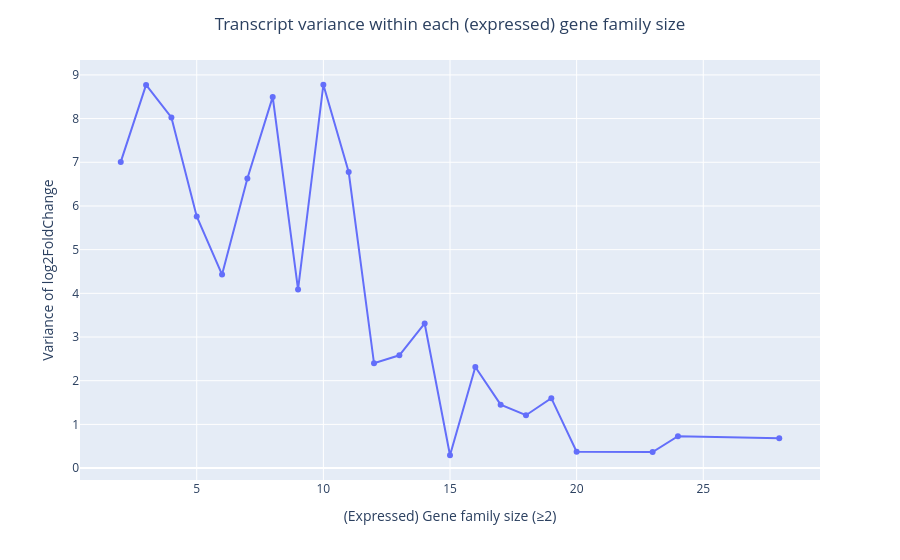

This figure's notebook cell:
### Markdown cell above
Plot

### Code cell
#this we stil lwant as expressed
fig3 = px.line(
    variance_by_size,
    x="hog_size_expressed",
    y="variance",
    markers=True,
    hover_data={
        "n": True,
        "variance": ":.3f"
    }
)

fig3.update_layout(
     title=dict(text="Transcript variance within each (expressed) gene family size", x=0.5, xanchor="center"),
    xaxis_title="(Expressed) Gene family size (≥2)",
    yaxis_title="Variance of log2FoldChange",
)

fig3.show()

### Figure 1 — Plotly figure (JSON) as saved in the notebook; plotly's stock layout.template omitted (floating-point values rounded to 4 significant figures)
{"data": [{"customdata": [[3678], [1158], [700], [400], [312], [217], [216], [153], [80], [88], [84], [52], [42], [15], [32], [17], [36], [19], [40], [46], [24], [28]], "hovertemplate": "hog_size_expressed=%{x}<br>variance=%{y:.3f}<br>n=%{customdata[0]}<extra></extra>", "legendgroup": "", "line": {"color": "#636efa", "dash": "solid"}, "marker": {"symbol": "circle"}, "mode": "lines+markers", "name": "", "orientation": "v", "showlegend": false, "type": "scatter", "x": [2, 3, 4, 5, 6, 7, 8, 9, 10, 11, 12, 13, 14, 15, 16, 17, 18, 19, 20, 23, 24, 28], "xaxis": "x", "y": [7.008, 8.771, 8.026, 5.76, 4.43, 6.628, 8.496, 4.088, 8.775, 6.777, 2.4, 2.582, 3.31, 0.2937, 2.313, 1.452, 1.21, 1.601, 0.3726, 0.3678, 0.7302, 0.6854], "yaxis": "y"}], "layout": {"legend": {"tracegroupgap": 0}, "margin": {"t": 60}, "title": {"text": "Transcript variance within each (expressed) gene family size", "x": 0.5, "xanchor": "center"}, "xaxis": {"anchor": "y", "domain": [0, 1], "title": {"text": "(Expressed) Gene family size (≥2)"}}, "yaxis": {"anchor": "x", "domain": [0, 1], "title": {"text": "Variance of log2FoldChange"}}}}
